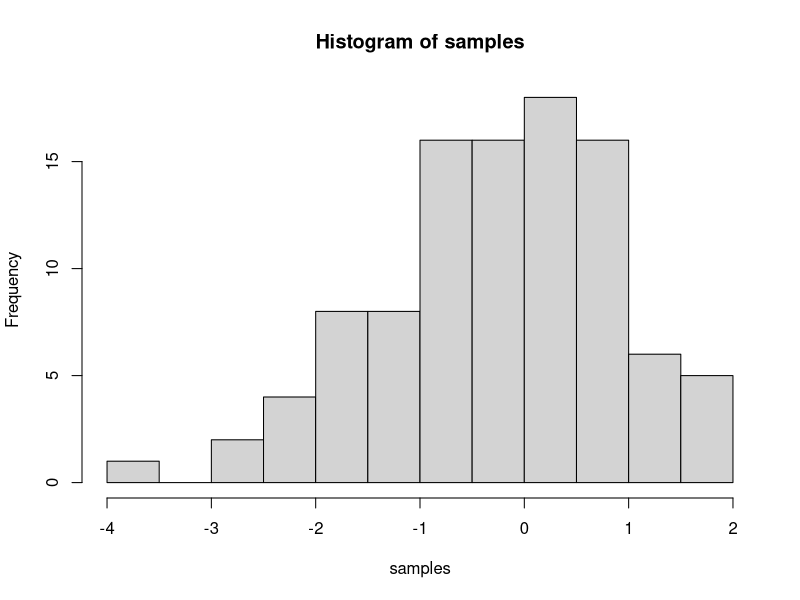

Write the R code that produced this figure.
## ---- chunk 1
knitr::opts_chunk$set(message=FALSE,warning=FALSE, cache=TRUE)
## ---- chunk 2
samples <- rnorm(100, mean=0, sd=1)
hist(samples)
## ---- chunk 3
1+2
2*5
5/3
(1+6+4)/5
## ---- chunk 4
a<-1
b<-2
a+b
d<-c(1,2,3)
e<-c(5,6,7)
d+e
d*e
d/e
## ---- chunk 5
# for loop solution
# i becomes the number 1 to 100 at each step of the loop
a <- length(100) # make empty variable, set length to 100
for (i in 1:100){
  a[i] <-i #assigns the number in i, to the ith index of a
}
print(a)
# for loop solution #2
a<-c() #create empty variable using combine command
for (i in 1:100){
  a<-c(a,i) # keeps combining a with itself and the new number in i
}
print(a)
# seq solution
a <- seq(1,100,1) # look up help for seq using ?seq() in console
print(a)
